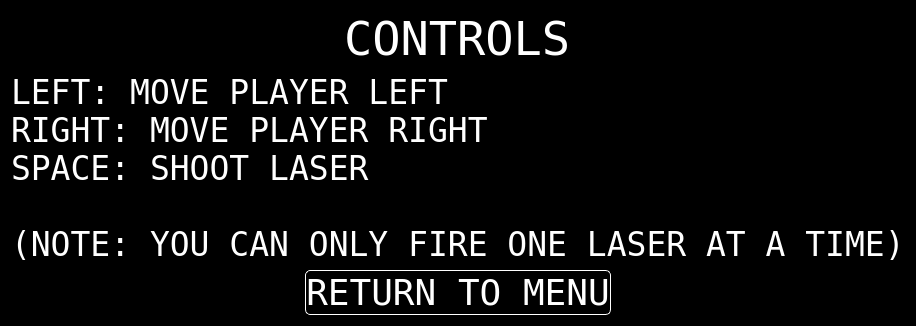
<?xml version="1.0" encoding="UTF-8"?>
<ui version="4.0">
 <class>controls</class>
 <widget class="QWidget" name="controls">
  <property name="geometry">
   <rect>
    <x>0</x>
    <y>0</y>
    <width>400</width>
    <height>300</height>
   </rect>
  </property>
  <property name="windowTitle">
   <string>Form</string>
  </property>
  <property name="styleSheet">
   <string notr="true">QWidget{color:white;background:black;}</string>
  </property>
  <layout class="QHBoxLayout" name="horizontalLayout">
   <item>
    <layout class="QVBoxLayout" name="verticalLayout">
     <item alignment="Qt::AlignHCenter">
      <widget class="QLabel" name="label">
       <property name="font">
        <font>
         <family>Fixedsys</family>
         <pointsize>35</pointsize>
        </font>
       </property>
       <property name="text">
        <string>CONTROLS</string>
       </property>
      </widget>
     </item>
     <item>
      <spacer name="verticalSpacer">
       <property name="orientation">
        <enum>Qt::Vertical</enum>
       </property>
       <property name="sizeHint" stdset="0">
        <size>
         <width>20</width>
         <height>40</height>
        </size>
       </property>
      </spacer>
     </item>
     <item alignment="Qt::AlignHCenter">
      <widget class="QLabel" name="label_2">
       <property name="font">
        <font>
         <family>Fixedsys</family>
         <pointsize>25</pointsize>
        </font>
       </property>
       <property name="text">
        <string>LEFT: MOVE PLAYER LEFT
RIGHT: MOVE PLAYER RIGHT
SPACE: SHOOT LASER

(NOTE: YOU CAN ONLY FIRE ONE LASER AT A TIME)</string>
       </property>
      </widget>
     </item>
     <item>
      <spacer name="verticalSpacer_3">
       <property name="orientation">
        <enum>Qt::Vertical</enum>
       </property>
       <property name="sizeHint" stdset="0">
        <size>
         <width>20</width>
         <height>40</height>
        </size>
       </property>
      </spacer>
     </item>
     <item alignment="Qt::AlignHCenter">
      <widget class="QPushButton" name="pushButton">
       <property name="maximumSize">
        <size>
         <width>400</width>
         <height>16777215</height>
        </size>
       </property>
       <property name="font">
        <font>
         <family>Fixedsys</family>
         <pointsize>27</pointsize>
        </font>
       </property>
       <property name="styleSheet">
        <string notr="true">QPushButton {border:1px solid white; border-radius:5px;}</string>
       </property>
       <property name="text">
        <string>RETURN TO MENU</string>
       </property>
      </widget>
     </item>
     <item>
      <spacer name="verticalSpacer_2">
       <property name="orientation">
        <enum>Qt::Vertical</enum>
       </property>
       <property name="sizeHint" stdset="0">
        <size>
         <width>20</width>
         <height>40</height>
        </size>
       </property>
      </spacer>
     </item>
    </layout>
   </item>
  </layout>
 </widget>
 <resources/>
 <connections/>
</ui>
